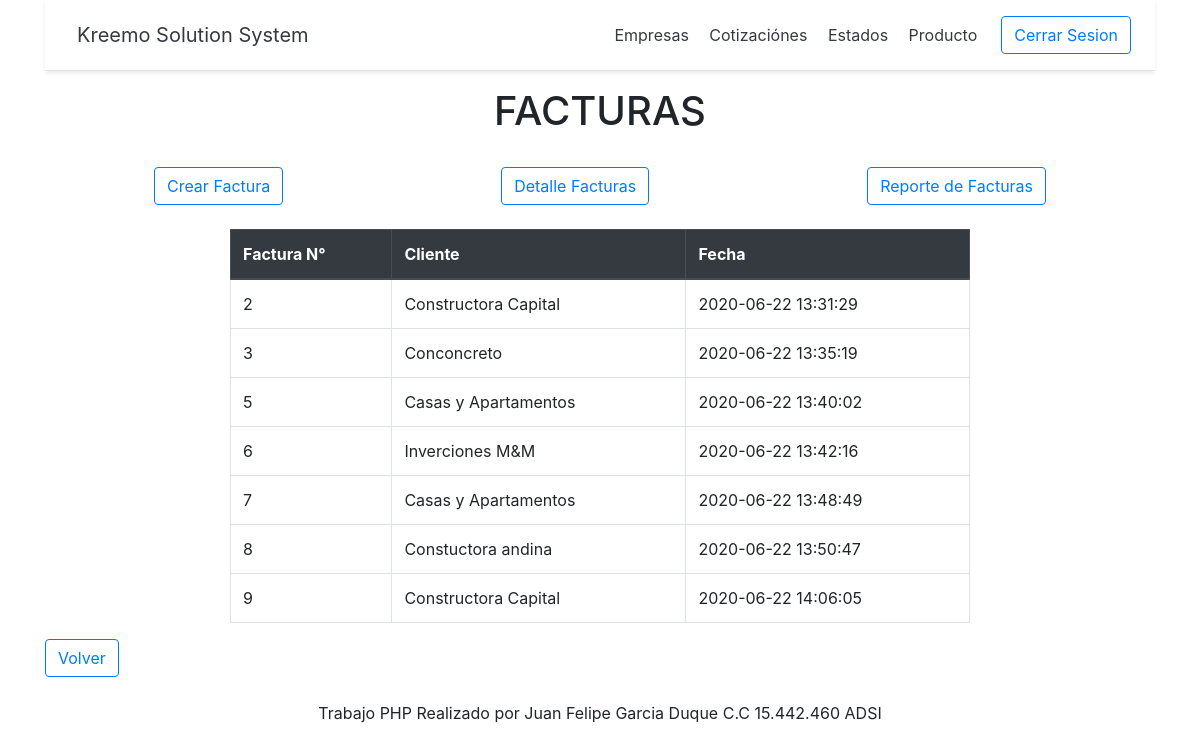
The page /facturacion/Vista/ListarFactura.php (signed in) on the database its author committed.
### tables this page shows
CREATE TABLE `facturas` (
  `IdFactura` int(6) NOT NULL,
  `IdCliente` int(6) NOT NULL,
  `FechaFactura` datetime NOT NULL
);

CREATE TABLE `empresa` (
  `IdEmpresa` int(10) NOT NULL,
  `Empresa` varchar(30) NOT NULL,
  `Ciudad` varchar(30) NOT NULL,
  `Direccion` varchar(50) NOT NULL
);

### facturacion/Modelo/CrudFactura.php (called while the page is built, shortened)
<?php
class CrudFactura{
               ?>
               <?php
     public function ListarFactura(){
          $Db = Db::Conectar();
          $ListaFactura = [];
          $Sql = $Db->query('SELECT facturas.IdFactura, empresa.Empresa, facturas.FechaFactura FROM facturas INNER JOIN empresa ON empresa.IdEmpresa=facturas.IdCliente');
          $Sql->execute();
          foreach($Sql->fetchAll() as $Factura){
               $MyFactura = new Factura();
               $MyFactura->setIdFactura($Factura['IdFactura']);
               $MyFactura->setIdCliente($Factura['Empresa']);
               $MyFactura->setFechaFactura($Factura['FechaFactura']);
               $ListaFactura[]=$MyFactura;
          }
          return $ListaFactura;
     }
}
?>

### facturacion/Modelo/Factura.php (called while the page is built, shortened)
<?php
class Factura{
    private $IdFactura;
    private $IdCliente;
    private $FechaFactura;
    public function setIdFactura($IdFactura)
    {
        $this->IdFactura = $IdFactura;
    }
    public function getIdFactura(){
        return $this->IdFactura;
    }
    public function setIdCliente($IdCliente)
    {
        $this->IdCliente = $IdCliente;
    }
    public function getIdCliente(){
        return $this->IdCliente;
    }
    public function setFechaFactura($FechaFactura)
    {
        $this->FechaFactura = $FechaFactura;
    }
    public function getFechaFactura(){
        return $this->FechaFactura;
    }
}
?>

### facturacion/Vista/ListarFactura.php (the view, shortened to what this page needs)
<?php
require_once('../Modelo/Factura.php');
require_once('../Modelo/CrudFactura.php');
$CrudFactura = new CrudFactura();
$ListaFactura = $CrudFactura->ListarFactura();
?>
<!DOCTYPE html>
<html lang="en">
<head>
     <link rel="stylesheet" href="https://stackpath.bootstrapcdn.com/bootstrap/4.4.1/css/bootstrap.min.css">
</head>
<body>
     <div class="container">
          <div class="d-flex flex-column flex-md-row align-items-center p-3 px-md-4 mb-3 bg-white border-bottom shadow-sm">
               <h5 class="my-0 mr-md-auto font-weight-normal"><a class="p-2 text-dark" href="../../Navegacion.php">Kreemo Solution System</a></h5>
               <nav class="my-2 my-md-0 mr-md-3">
                    <a class="p-2 text-dark" href="../../Empresa/Vista/ListarEmpresa.php">Empresas</a>
                    <a class="p-2 text-dark" href="../../Cotizacion/Vista/ListarCotizacion.php">Cotizaciónes</a>
                    <a class="p-2 text-dark" href="../../Estado/Vista/ListarEstado.php">Estados</a>
                    <a class="p-2 text-dark" href="../../Producto/Vista/ListarProducto.php">Producto</a>
               </nav>
               <a class="btn btn-outline-primary" href="../../CerrarSeccion.php">Cerrar Sesion</a>
          </div>
          <h1 align="center">FACTURAS</h1>
          <br>
          <ul class="nav nav-fill">
               <li class="nav-item">
               <a class="btn btn-outline-primary"  href="IngresarFactura.php">Crear Factura</a>
               </li>
               <li class="nav-item">
               <a class="btn btn-outline-primary"  href="ListarDetalleFacturas.php">Detalle Facturas</a>
               </li>
               <li class="nav-item">
               <a class="btn btn-outline-primary"  href="../../TCPDF/examples/reportepdffacturas.php" target="_blank">Reporte de Facturas</a>
               </li>
          </ul>
          <br>
          <table align="center" class="table table-bordered col-md-8">
               <thead class="thead-dark">
                    <tr>
                    <th scope="col">Factura N°</th>
                    <th scope="col">Cliente</th>
                    <th scope="col">Fecha</th>
                    </tr>
               </thead>
               <tbody>
               <?php
               foreach($ListaFactura as $Factura) {
                    ?>
                    <tr>
                    <td><?php echo $Factura->getIdFactura();?></td>
                    <td><?php echo $Factura->getIdCliente();?></td>
                    <td><?php echo $Factura->getFechaFactura();?></td>
                    <?php
               }
               ?>
               </tbody>
          </table>
          <a class="btn btn-outline-primary"  href="../../Navegacion.php">Volver</a>
     </div>
     <br>
     <footer class="footer " align="center">
          <div class="container">
          <span>Trabajo PHP  Realizado por Juan Felipe Garcia Duque C.C 15.442.460 ADSI</span>
          </div>
     </footer>
</body>
</html>

### rows shown on the page
facturas: IdFactura "2", empresa.Empresa "Constructora Capital", FechaFactura "2020-06-22 13:31:29"
facturas: IdFactura "3", empresa.Empresa "Conconcreto", FechaFactura "2020-06-22 13:35:19"
facturas: IdFactura "5", empresa.Empresa "Casas y Apartamentos", FechaFactura "2020-06-22 13:40:02"
facturas: IdFactura "6", empresa.Empresa "Inverciones M&M", FechaFactura "2020-06-22 13:42:16"
facturas: IdFactura "7", empresa.Empresa "Casas y Apartamentos", FechaFactura "2020-06-22 13:48:49"
facturas: IdFactura "8", empresa.Empresa "Constuctora andina", FechaFactura "2020-06-22 13:50:47"
facturas: IdFactura "9", empresa.Empresa "Constructora Capital", FechaFactura "2020-06-22 14:06:05"
